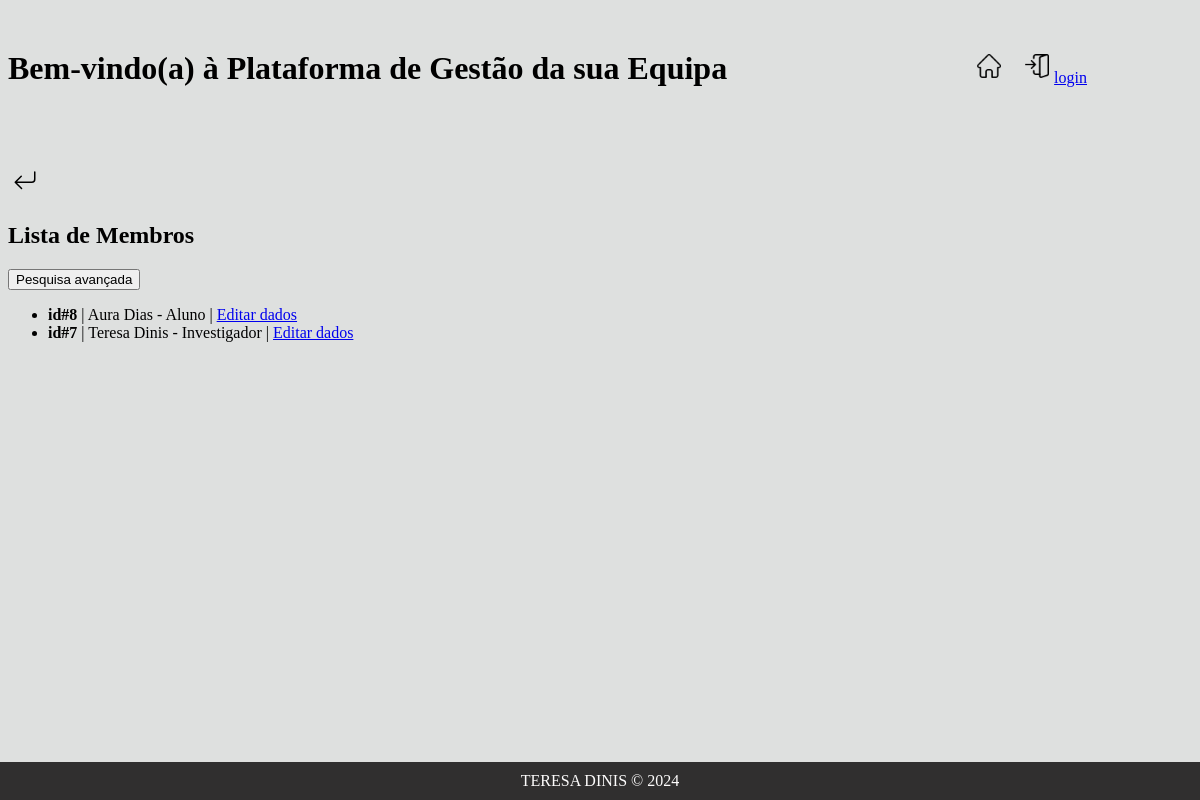
/membros/list2/, run on an earlier commit of the app's database.
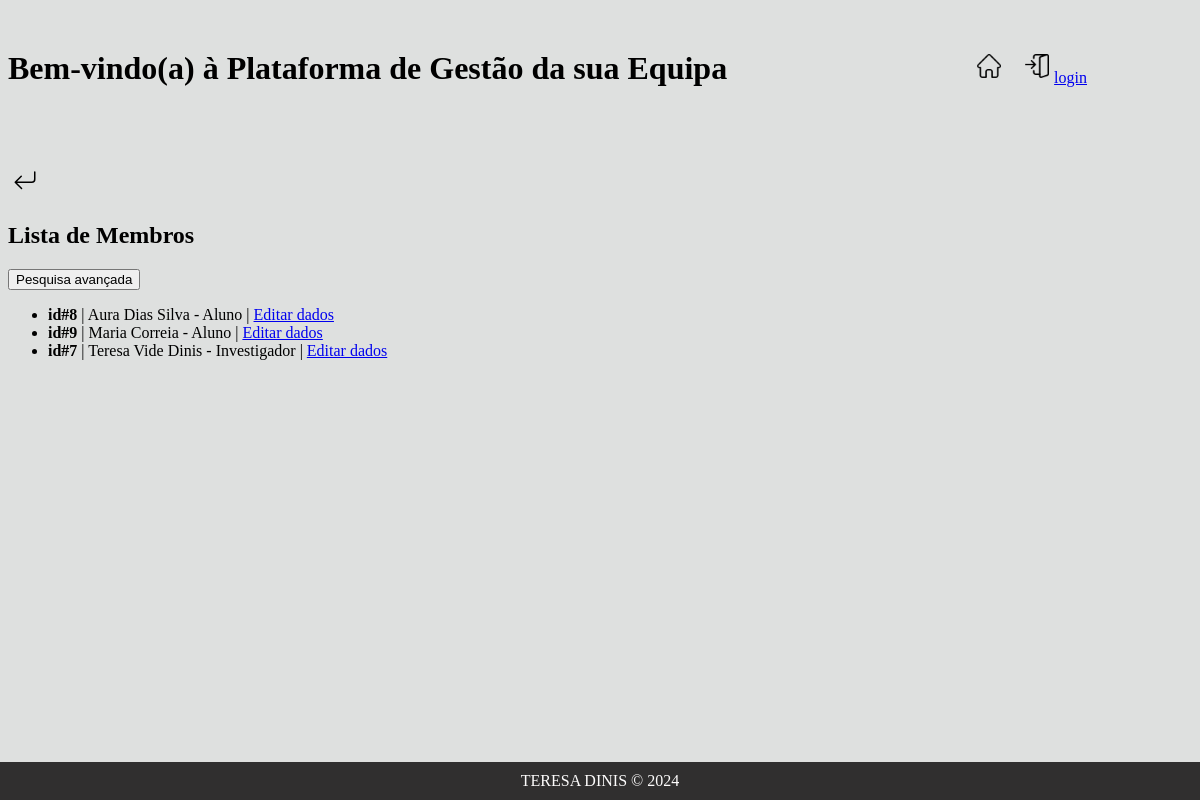
And on a later commit of the database.
### membros/models.py (models this page shows, shortened)
class Membro(models.Model):
    ESTADOS = [
        ('ativo','ativo'),
        ('inativo', 'inativo')
    ]
    GRUPOS = [
        ('grupo1', 'grupo1'),
        ('grupo2', 'grupo2'),
        ('grupo3', 'grupo3'),
        ('grupo4', 'grupo3'),
    ]
    nome_completo = models.CharField(max_length=200)
    estado = models.CharField(max_length=10, choices=ESTADOS, default='ativo')
    categoria = models.ForeignKey(Categoria, on_delete=models.PROTECT)
    email = models.EmailField(unique=True)
    foto = models.ImageField(upload_to='fotos/', blank=True, null=True)
    grupo = models.CharField(max_length=10, choices=GRUPOS)
    instituicao = models.CharField(max_length=50, blank=True, null=True)
    departamento = models.CharField(max_length=50, blank=True, null=True)
    orcid = models.URLField(blank=True, null=True)
    sci_vitae = models.URLField(blank=True, null=True)
    data_entrada = models.DateTimeField(blank=True, null=True)
    data_saida = models.DateTimeField(blank=True, null=True)

class Categoria(models.Model):
    nome = models.CharField(max_length=50)
    def __str__(self) -> str:
        return self.nome.capitalize()

### membros/views.py (the view)
# urls.py: path('list2/',views.list_edit, name='list_edit'),
def list_edit(request):
    membros = Membro.objects.all().order_by("nome_completo")
    return render(request,'membros/list_edit.html',{'membros':membros})

### membros/templates/membros/list_edit.html (shortened to what this page needs)
{% extends 'membros/base.html' %}
{% block conteudo %}
    {% load static %}
    <a href="{% url 'membros:home' %}">
        <img src="{% static 'return_button.svg' %}" class="icon">
    </a>
    <h2>Lista de Membros</h2>
    <a href="{% url 'membros:search_edit' %}"><button>Pesquisa avançada</button></a>
    <ul>
        {% for membro in membros %}
            <li>
                <b>id#{{ membro.id }}</b> | {{ membro.nome_completo }} - {{ membro.categoria }} | <a href="{% url 'membros:edit' membro.id %}">Editar dados</a>
            </li>
        {% endfor %}
    </ul>
{% endblock %}

What changed in the data, as far as the page shows it:
changed Membro id 8: nome_completo "Aura Dias" → "Aura Dias Silva"
added Membro: id "9", nome_completo "Maria Correia", categoria "Aluno"
changed Membro "Investigador": nome_completo "Teresa Dinis" → "Teresa Vide Dinis"
